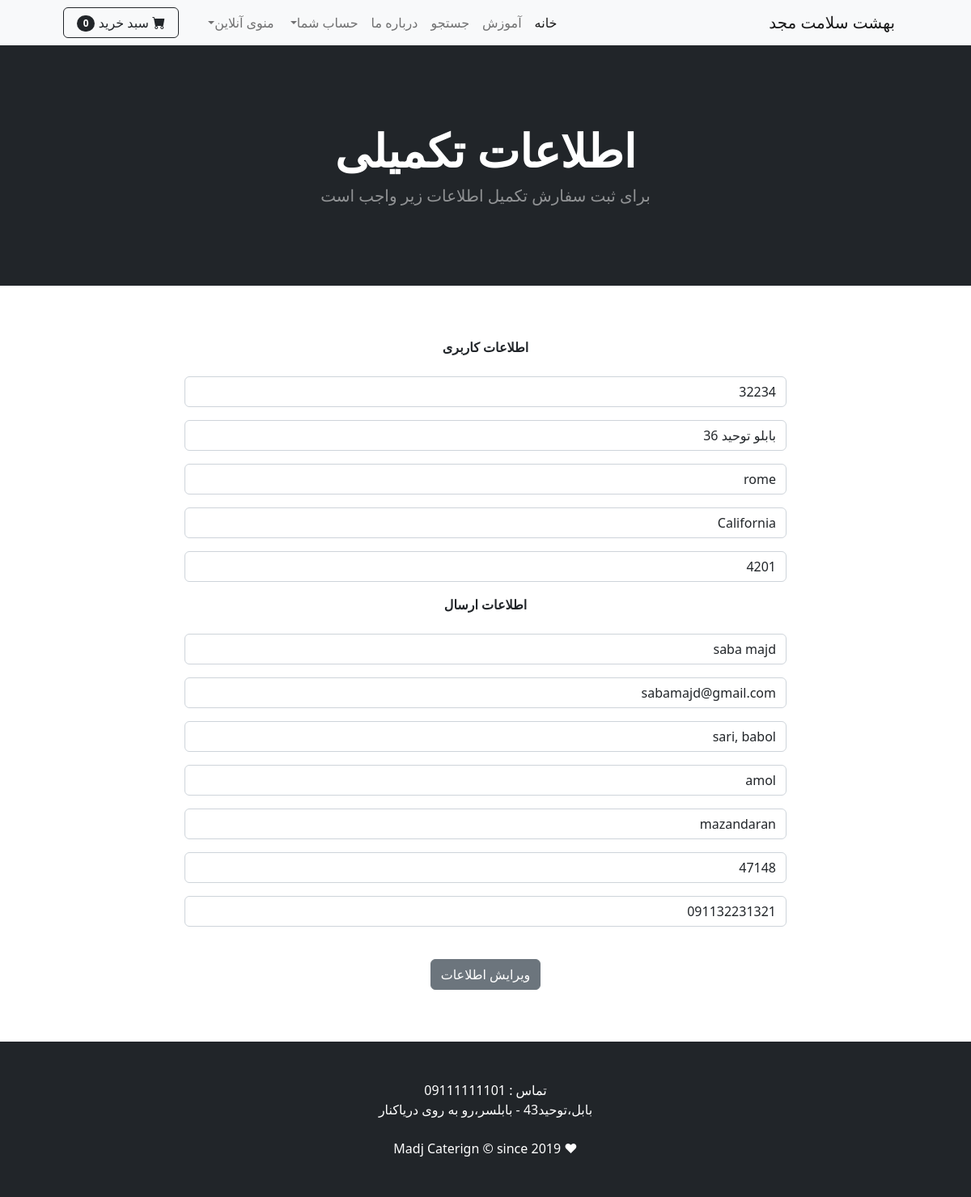
The page /update_info/ (signed in) on the database its author committed.
### shop/models.py (models this page shows, shortened)
class Profile(models.Model):
    user = models.OneToOneField(User, on_delete = models.CASCADE)
    date_modified = models.DateTimeField(User, auto_now=True)
    phone = models.CharField(max_length=25, blank=True)
    address1 = models.CharField(max_length=225, blank=True)
    address2 = models.CharField(max_length=225, blank=True)
    city = models.CharField(max_length=125, blank=True)
    state = models.CharField(max_length=125, blank=True)
    zipcode = models.CharField(max_length=25, blank=True)
    country = models.CharField(max_length=25, default='IRAN')
    old_cart = models.CharField(max_length=200, blank=True, null=True)

### payment/models.py (models this page shows, shortened)
class ShippingAddress(models.Model):
    user = models.ForeignKey(User, on_delete=models.CASCADE, null=True, blank=True)
    shipping_full_name = models.CharField(max_length=250)
    shipping_email = models.CharField(max_length=250,blank=True)
    shipping_phone = models.CharField(max_length=25, blank=True)
    shipping_address1 = models.CharField(max_length=225, blank=True)
    shipping_address2 = models.CharField(max_length=225, blank=True, null=True)
    shipping_city = models.CharField(max_length=125, blank=True)
    shipping_state = models.CharField(max_length=125, blank=True)
    shipping_zipcode = models.CharField(max_length=25, blank=True)
    shipping_country = models.CharField(max_length=25, default='IRAN')
    shipping_old_cart = models.CharField(max_length=200, blank=True, null=True)
    class Meta:
        verbose_name_plural = 'Shipping Address'

### shop/views.py (the view)
# urls.py: path('update_info/', views.update_info, name="update_info"),
def update_info(request):
    if request.user.is_authenticated:
        current_user = Profile.objects.get(user__id=request.user.id)
        shipping_user = ShippingAddress.objects.get(user__id = request.user.id)
        form = UpdateUserInfo(request.POST or None, instance = current_user)
        shipping_form = ShippingForm(request.POST or None, instance = shipping_user)
        if form.is_valid() or shipping_form.is_valid():
            form.save()
            shipping_form.save()
            messages.success(request, 'اطلاعات تکمیلی شما ویرایش شد')
            return redirect('home')
        return render(request, 'update_info.html', {'form':form , 'shipping_form':shipping_form})
    else:
        messages.success(request, 'ابتدا باید وارد حساب کاربری شوید')
        return redirect('home')

### shop/forms.py
class UpdateUserInfo(forms.ModelForm):
    phone = forms.CharField(
        label="",
        widget=forms.TextInput(attrs={'class':'form-control', 'placeholder':'شماره موبایل'}),
        required=False
    )
    address1 = forms.CharField(label="",
        widget=forms.TextInput(attrs={'class':'form-control', 'placeholder':'آدرس اصلی'}),
        required=False)
    city = forms.CharField(label="",
        widget=forms.TextInput(attrs={'class':'form-control', 'placeholder':'شهر'}),
        required=False)
    state = forms.CharField(label="",
        widget=forms.TextInput(attrs={'class':'form-control', 'placeholder':'استان'}),
        required=False)
    zipcode = forms.CharField(label="",
        widget=forms.TextInput(attrs={'class':'form-control', 'placeholder':'کدپستی'}),
        required=False)
    class Meta:
        model = Profile
        fields = ("phone","address1","city","state","zipcode",)

### cart/cart.py (called while the page is built)
    def __len__(self):
        return len(self.cart)

### cart/context_processors.py (called while the page is built)
def cart(request):
    return {'cart':Cart(request)}

### shop/templates/update_info.html (shortened to what this page needs)
{% extends 'base.html' %}
{% block content %}
<header class="bg-dark py-5">
    <div class="container px-4 px-lg-5 my-5">
        <div class="text-center text-white">
            <h1 class="display-4 fw-bolder">اطلاعات تکمیلی</h1>
            <p class="lead fw-normal text-white-50 mb-0"> برای ثبت سفارش تکمیل اطلاعات زیر واجب است</p>
        </div>
    </div>
    </header><br><br>
<div class="container">
    <div class="row">
        <center>
            <div class="col-8">
            <p align="justify">
                <form method=POST action="{% url 'update_info' %}">
                    <strong>اطلاعات کاربری</strong><br><br>
                        {{ form.as_p }}
                        <strong>اطلاعات ارسال</strong>
                        <br><br>
                        {{ shipping_form.as_p}}
                        <br>
                    <button type="submit" class="btn btn-secondary"> ویرایش اطلاعات</button>
                  </form>
            </p>
            </div>
        </center>
    </div>
</div><br><br>
{% endblock %}

### rows shown on the page
Profile: phone "32234", address1 "بابلو توحید 36", city "rome", state "California", zipcode "4201"
ShippingAddress: shipping_full_name "saba majd", shipping_email "sabamajd@gmail.com", shipping_address1 "sari, babol", shipping_city "amol", shipping_state "mazandaran", shipping_zipcode "47148", shipping_phone "091132231321"

### other values the page prints
{{ cart|length }} "0"
